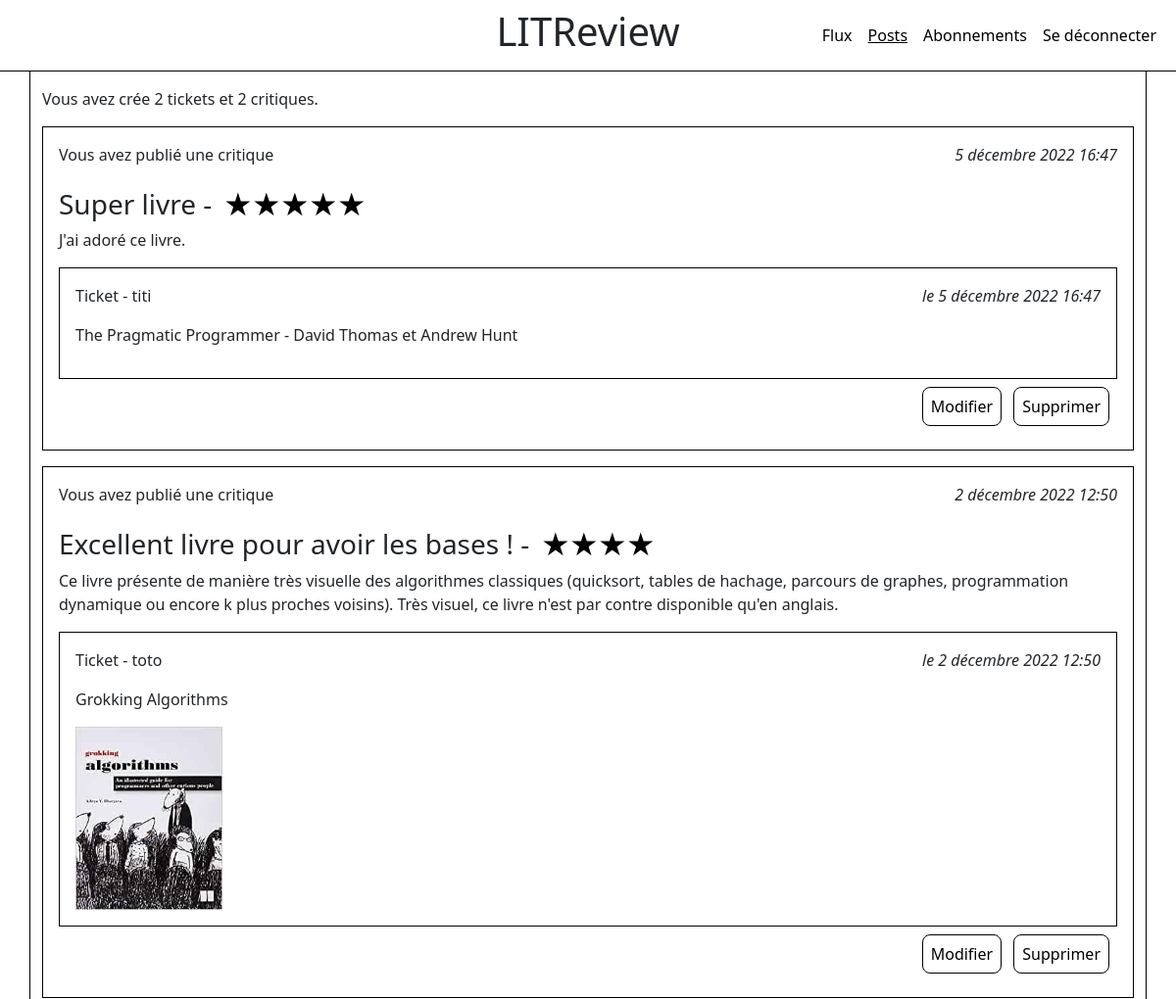
The page /posts/ (signed in, upper part) on the database as committed earlier.
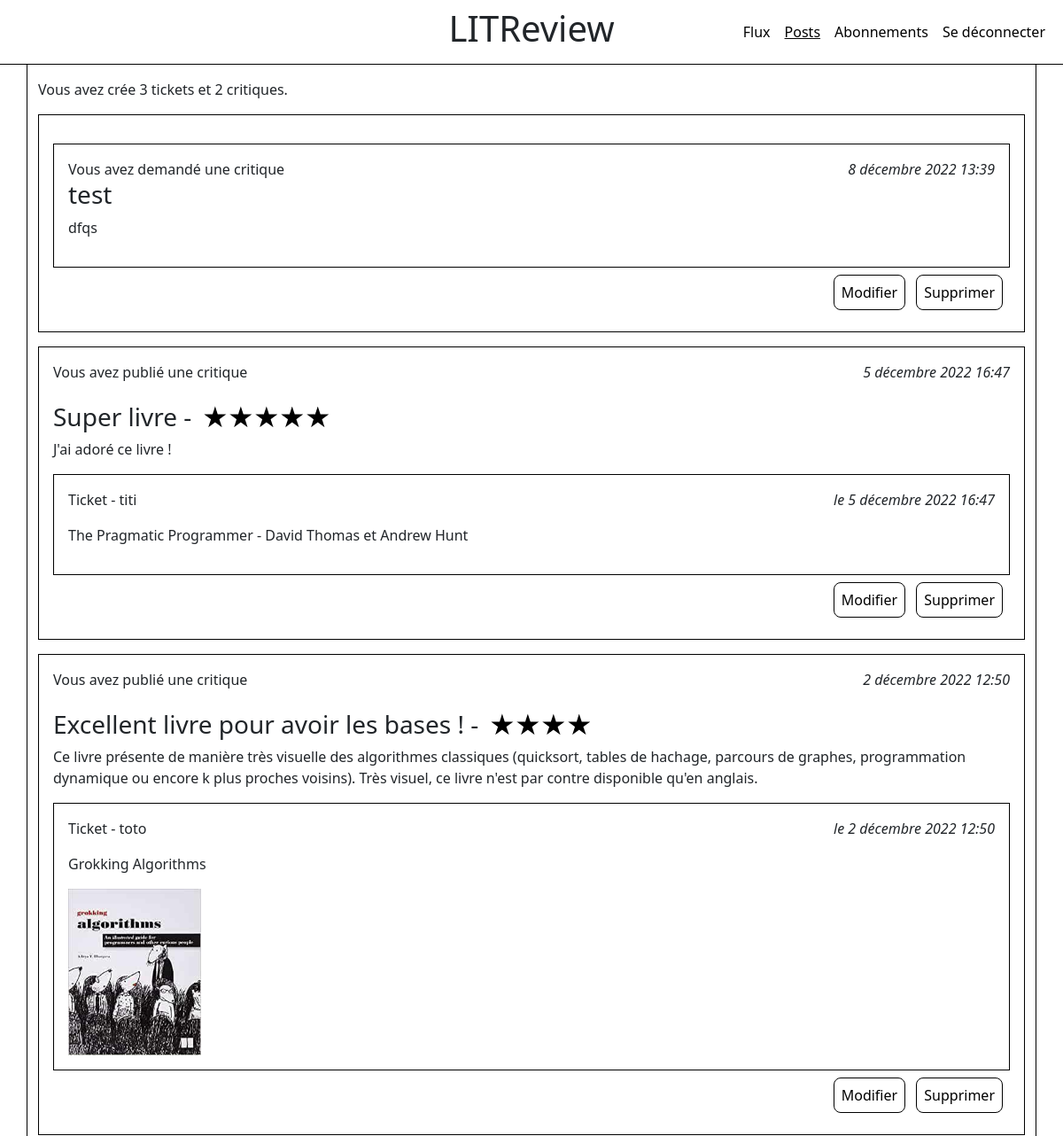
The same page on the database as committed later.
### feed/models.py (models this page shows, shortened)
class Review(models.Model):
    ticket = models.ForeignKey(Ticket, on_delete=models.CASCADE)
    user = models.ForeignKey(to=settings.AUTH_USER_MODEL, on_delete=models.CASCADE)
    headline = models.CharField(max_length=128)
    body = models.fields.TextField(max_length=8192, blank=True)
    rating = models.PositiveSmallIntegerField(validators=[MinValueValidator(0), MaxValueValidator(5)])
    time_created = models.DateTimeField(auto_now_add=True)

class Ticket(models.Model):
    title = models.fields.CharField(max_length=128)
    description = models.fields.TextField(max_length=2048, blank=True)
    user = models.ForeignKey(to=settings.AUTH_USER_MODEL, on_delete=models.CASCADE)
    image = models.ImageField(null=True, blank=True)
    time_created = models.DateTimeField(auto_now_add=True)
    IMAGE_MAX_SIZE = (400, 400)

### authentication/models.py (models this page shows)
class User(AbstractUser):
    pass

### feed/views.py (the view)
# urls.py: path('posts/', feed.views.posts, name='posts'),
@login_required
def posts(request):
    tickets = Ticket.objects.filter(user=request.user)
    reviews = Review.objects.filter(user=request.user)
    tickets_and_reviews = sorted(chain(tickets, reviews), key=lambda x: x.time_created, reverse=True)
    p = Paginator(tickets_and_reviews, 5)
    page = request.GET.get('page')
    posts = p.get_page(page)
    reviews_ticket = [review.ticket for review in reviews]
    context = {
        'tickets': tickets,
        'reviews': reviews,
        'reviews_ticket': reviews_ticket,
        'posts': posts,
        }
    return render(request, 'feed/posts.html', context=context)

### feed/templates/feed/posts.html (shortened to what this page needs)
{% extends 'base.html' %}
{% block content %}
<p>Vous avez crée {{ tickets|length }} tickets et {{ reviews|length }} critiques.</p>
{% for post in posts %}
    <div class="post">
    {% if post.title  %}
        {% include 'feed/snippet_ticket.html' %}
        <p class="text-end">
            <a href="{% url 'ticket_update' post.id %}" class="button">Modifier</a>
            <a href="{% url 'ticket_delete' post.id %}" class="button">Supprimer</a>
        </p>
    {% else %}
           {% include 'feed/snippet_review.html' %}
            <p class="text-end">
                <a href="{% url 'review_update'  post.id %}" class="button">Modifier</a>
                <a href="{% url 'review_delete'  post.id %}" class="button">Supprimer</a>
            </p>
    {% endif %}
    </div>
{% endfor %}
{% endblock content %}

### feed/templates/feed/snippet_ticket.html (shortened to what this page needs)
<div class="post">
    <span>
        {% if post.user == request.user %}
            Vous avez
        {% else %}
            {{ post.user }} a
        {% endif %}
        demandé une critique
    </span>
    <em>{{ post.time_created }} </em>
    <h3>{{ post.title }}</h3>
    <p>{{ post.description }}</p>
</div>

### feed/templates/feed/snippet_review.html
<p>
    <span>
        {% if post.user == request.user %}
            Vous avez
        {% else %}
            {{ post.user }} a
        {% endif %}
        publié une critique
    </span>
    <em>{{ post.time_created }} </em>
</p>
<h3>{{ post.headline }}  - <span class="rating stars{{ post.rating }}"><em>Note : {{ post.rating }} sur 5</em></span></h3>
<p>{{ post.body }}</p>
<div class="post">
    <p>Ticket - {{ post.ticket.user }} <em>le {{ post.time_created }} </em></p>
    <p>{{ post.ticket.title }}</p>
    {% if post.ticket.image %}
        <img src="{{ post.ticket.image.url }}" alt="{{ post.ticket.title }}">
    {% endif %}
</div>

Rows that differ between the two databases and show on the page:
added Ticket: shows "Vous avez", time_created "8 décembre 2022 13:39", title "test", description "dfqs"
changed Review "Super livre": body "J'ai adoré ce livre." → "J'ai adoré ce livre !"
Other text that changed with them:
{{ tickets|length }}: "2" → "3"
